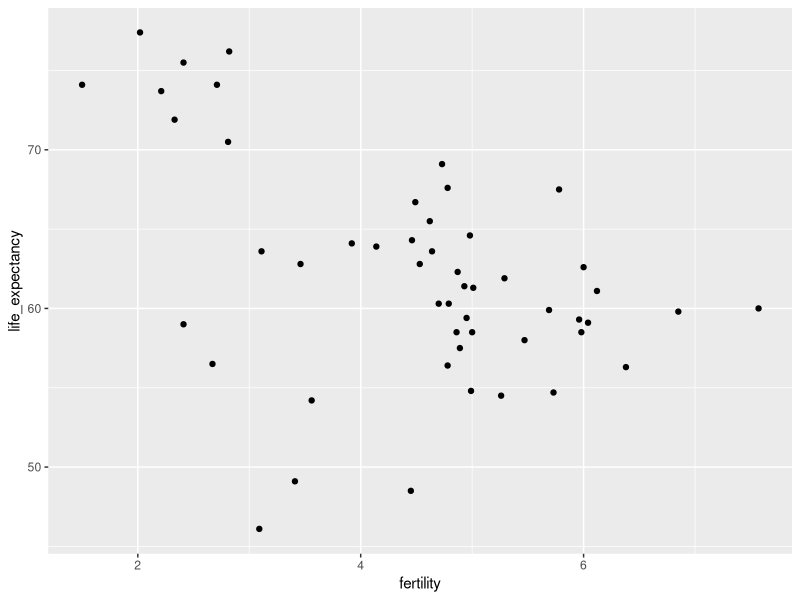
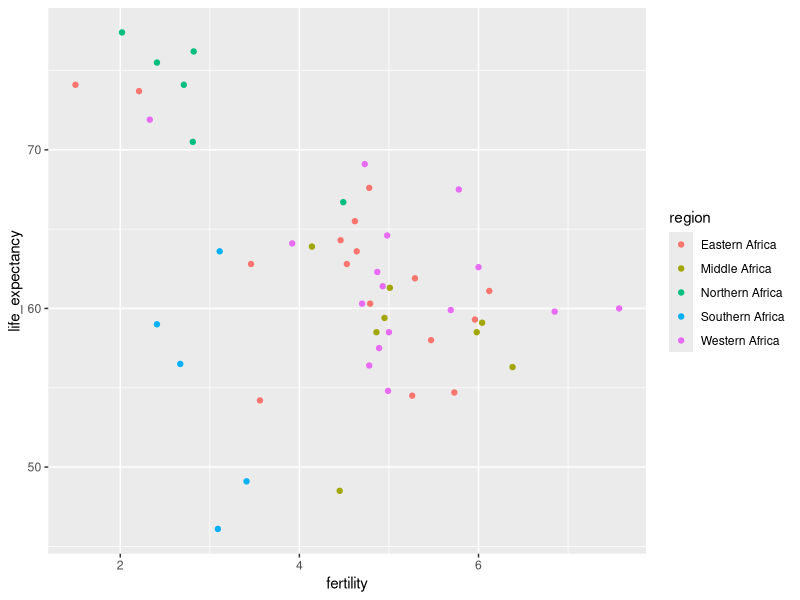
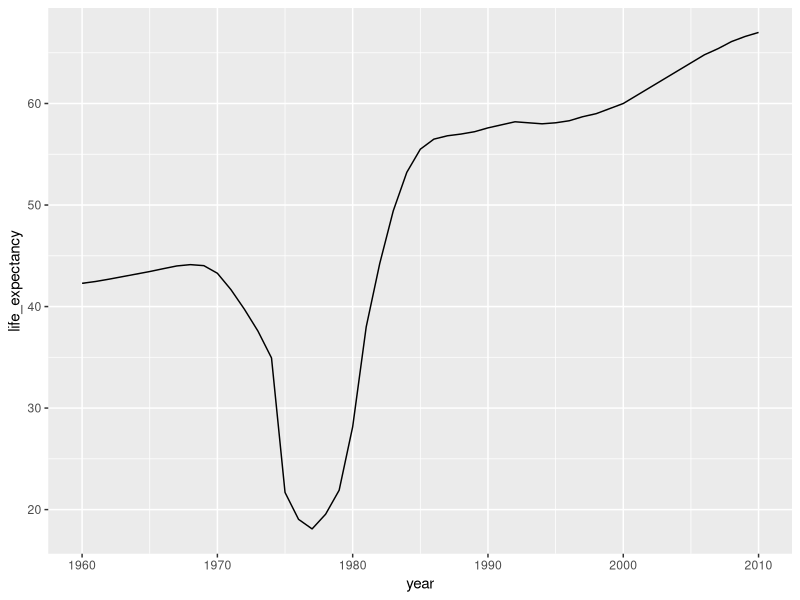
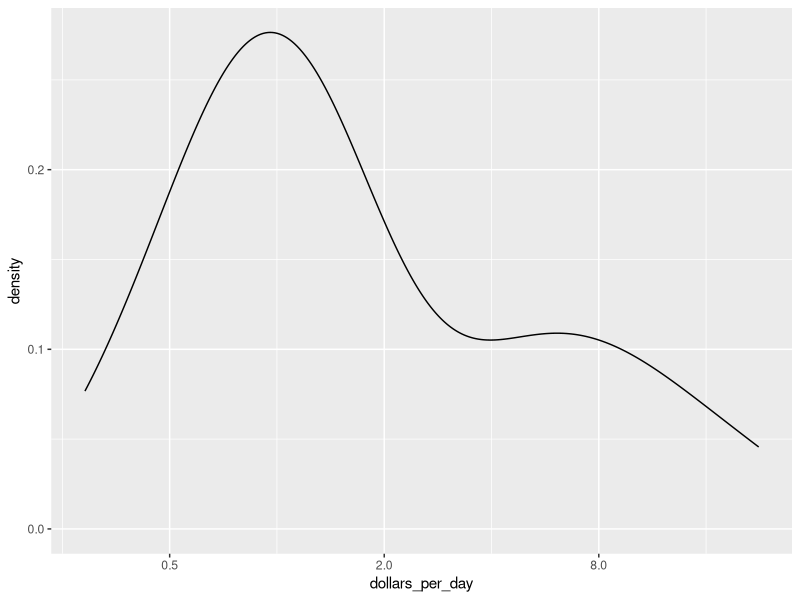
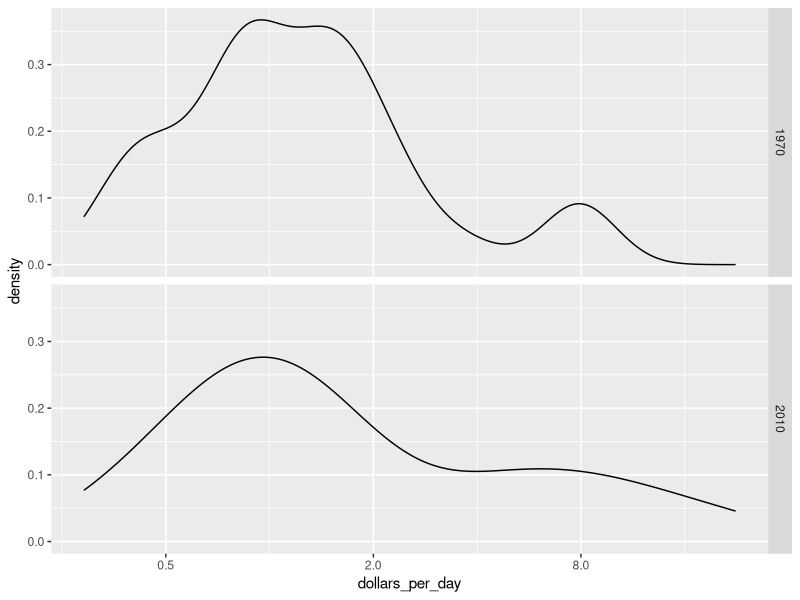
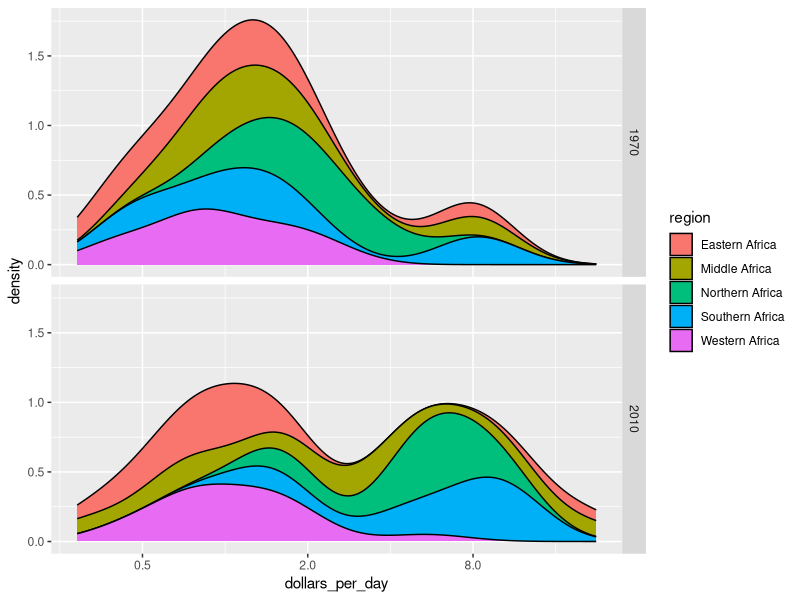
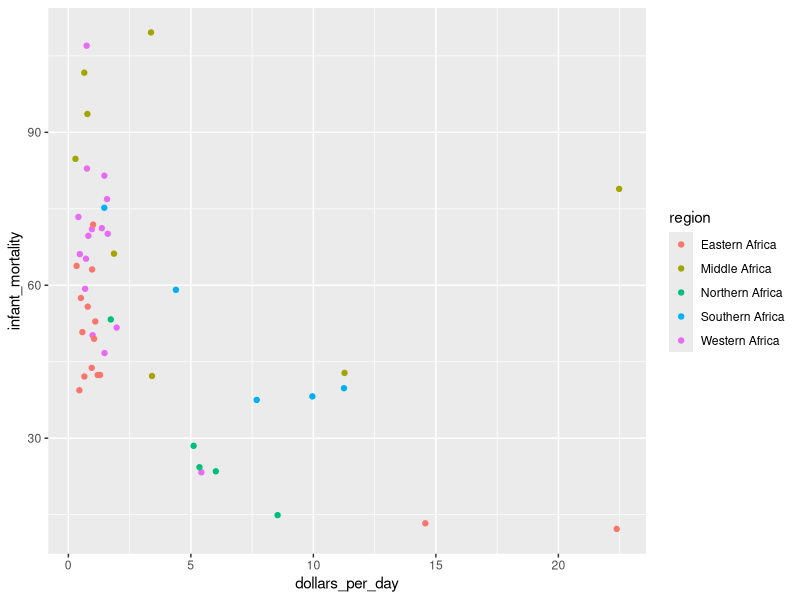
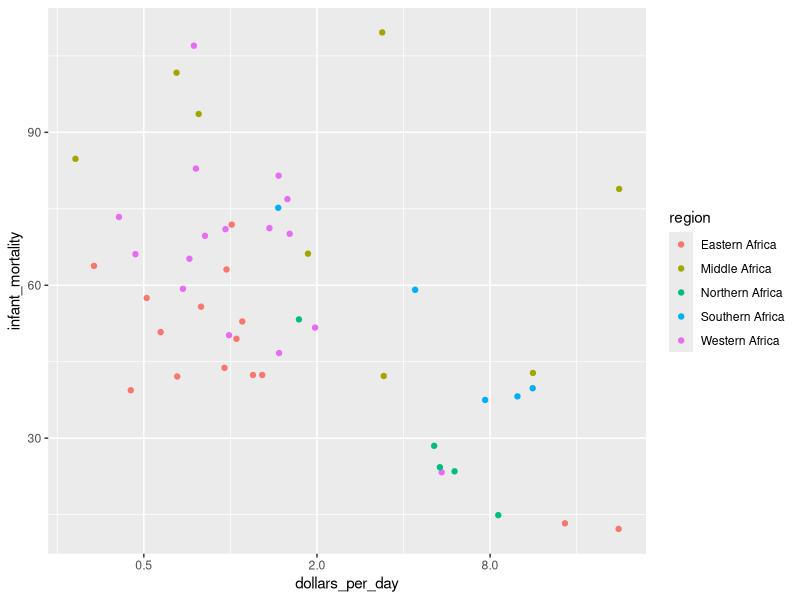

The R source for these figures, in order:
###### Section 4: Gapminder ######

###Section 4.2: Exploring the Gapminder Dataset
library(dplyr)
library(ggplot2)
library(dslabs)
data(gapminder)

  #1: Using ggplot and the points layer, create a scatter plot of life expectancy versus fertility for the African continent in 2012
gapminder %>%
  filter(continent == "Africa", year == 2012) %>%
  ggplot(aes(fertility, life_expectancy)) +
    geom_point()
  #2: Remake the plot from the previous exercises but this time use color to distinguish the different regions of Africa.
gapminder %>%
  filter(continent == "Africa", year == 2012) %>%
  ggplot(aes(fertility, life_expectancy, color = region )) +
  geom_point()
  #3: Create a table showing the country and region for the African countries (use select) that in 2012 had fertility rates of 3 or less and life expectancies of at least 70.
      #Assign your result to a data frame called df
df<- gapminder%>%
  filter (continent == "Africa", year == 2012, fertility <= 3, life_expectancy >= 70)  %>%
  select(country, region)
  #4: Use filter to create a table tab with data for the years from 1960 to 2010 in Vietnam and the United States.
years<- c(1960:2010)
countries<- c("Vietnam", "United States")
tab<- gapminder%>%
  filter(year %in% years, country %in% countries)
  #5: Plot life expectancy vs year for Vietnam and the United States and save the plot as p.
p<-tab %>%
  ggplot(aes(year, life_expectancy, color = country)) +
  geom_line()
  #6: Use a single line of code to create a time series plot from 1960 to 2010 of life expectancy vs year for Cambodia
gapminder %>%
  filter(country == "Cambodia", year %in% years) %>%
  ggplot(aes(year, life_expectancy)) +
  geom_line()
  #7: Create a dollars_per_day variable for African countries, which is defined as gdp/population/365. Remove NA values.
     #Save the dataset as daydollars
daydollars<-gapminder %>%
  mutate(dollars_per_day = gdp/population/365) %>%
  filter(continent == "Africa", year == 2010, !is.na(dollars_per_day))
  #8: Create a smooth density plot of dollars per day from daydollars using log(base2)scale for the x axis
daydollars %>%
  ggplot(aes(x = dollars_per_day)) +
  geom_density() +
  scale_x_continuous(trans = "log2")
  #9: Create the dollars_per_day variable but for African countries in the years 1970 and 2010 this time.
      #Create a smooth density plot of dollars per day for 1970 and 2010 using a log (base 2) scale for the x axis.
gapminder %>%
  mutate(dollars_per_day = gdp/population/365) %>%
  filter(continent == "Africa", year %in%  c(1970, 2010), !is.na(dollars_per_day)) %>%
  ggplot(aes(x = dollars_per_day)) +
  geom_density() +
  scale_x_continuous(trans = "log2") +
  facet_grid(year~.)
  #10:  # Edit the code from Exercise 9 to show a stacked density plot of each region in Africa
gapminder %>% 
  mutate(dollars_per_day = gdp/population/365) %>%
  filter(continent == "Africa" & year %in% c(1970,2010) & !is.na(dollars_per_day)) %>%
  ggplot(aes(dollars_per_day, fill = region)) + 
  geom_density(bw = 0.5, position = "stack") + 
  scale_x_continuous(trans = "log2") + 
  facet_grid(year ~ .)
  #11: Generate dollars_per_day using mutate and filter for the year 2010 for African countries.Store the mutated dataset in gapminder_Africa_2010.
       #Make a scatter plot of infant_mortality versus dollars_per_day for countries in the African continent.
gapminder_Africa_2010 <- gapminder %>%
  mutate(dollars_per_day = gdp/population/365) %>%
  filter (continent == "Africa" & year == 2010, !is.na(dollars_per_day))
gapminder_Africa_2010 %>% ggplot(aes(dollars_per_day, infant_mortality, color = region)) +
  geom_point()
  #12: Transform the x axis of the plot in the previous exercise to be in the log (base 2) scale
gapminder_Africa_2010 %>% ggplot(aes(dollars_per_day, infant_mortality, color = region)) +
  geom_point() + scale_x_continuous(trans = "log2")
  #13: Remake the plot from exercise 12 with country names instead of points to identify which countries are which.
gapminder_Africa_2010 %>% ggplot(aes(dollars_per_day, infant_mortality, color = region)) +                   #MY ANSWER
  geom_point() + scale_x_continuous(trans = "log2") + 
  geom_text(aes(dollars_per_day, infant_mortality, label = country))

gapminder_Africa_2010 %>% ggplot(aes(dollars_per_day, infant_mortality, color = region, label = country)) +  #COURSE ANSWER
  geom_point() + scale_x_continuous(trans = "log2") + 
  geom_text()
  #14: Look at changes in the infant mortality and dollars per day patterns in African countries between 1970 and 2010 using the gapminder data. Use facet_grid to show different plots for 1970 and 2010 for the previous exercise. Align the plots vertically
gapminder %>% 
  mutate(dollars_per_day = gdp/population/365) %>%
  filter(continent == "Africa" & year %in% c(1970, 2010), !is.na(dollars_per_day), !is.na(infant_mortality)) %>%
  ggplot(aes(dollars_per_day, infant_mortality, color = region, label = country, !is.na(infant_mortality))) +  
  geom_point() + scale_x_continuous(trans = "log2") + 
  geom_text() +
  facet_grid(year ~.)
